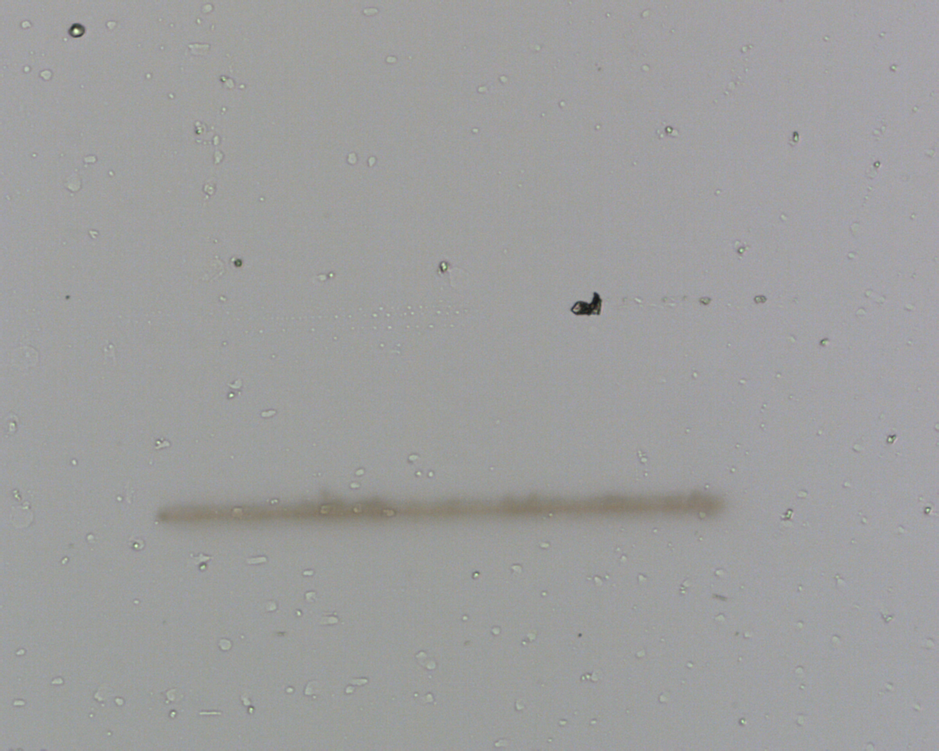
#> input picture 2026.3.6/med/laser_line_X20_Y3795_P0.0634W_20260301_155821.png, 939 x 751 px, shrunk from 1280 x 1024 before the run
$ python tes.py
#> lines starting #> are read from the running program, lines starting #| are printed output that depends on the picture; after the words box and inside, x2 and y2 are one past the last pixel; in counts of white or black regions, pixels touching at a corner belong together
import cv2
import numpy as np
import matplotlib.pyplot as plt

def measure_line_width(image_path, threshold_val=100):
    # 1. 读取图像（支持中文路径）
#> called with threshold_val = 100
    img = cv2.imdecode(np.fromfile(image_path, dtype=np.uint8), cv2.IMREAD_COLOR)
#> img is the input picture: shape (751, 939, 3); mean B, G, R 158.1, 158.5, 158.1
    if img is None:
        print(f"错误：无法读取图片文件 {image_path}")
        return "图片读取失败"
    gray = cv2.cvtColor(img, cv2.COLOR_BGR2GRAY)

    # 2. 二值化 (反转图像：让线变成白色 255，背景变成黑色 0)
    # 因为原图中线是深色的，背景是浅色的
    _, binary = cv2.threshold(gray, threshold_val, 255, cv2.THRESH_BINARY_INV)
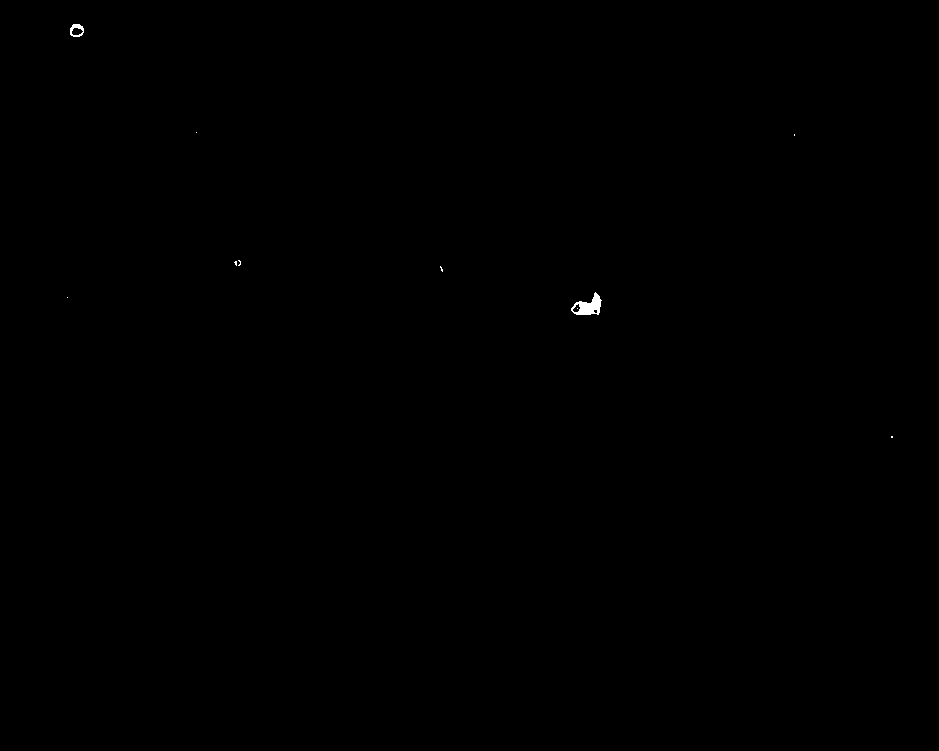
#> binary: shape (751, 939); 0.07% white; 10 white regions (8 under 20 px), largest, box (x1, y1, x2, y2) and area: (571, 292, 602, 315) 363, (70, 24, 84, 37) 96

    # 3. 去噪：形态学闭运算（填充线内部细小缝隙）
    kernel = np.ones((3,3), np.uint8)
    binary = cv2.morphologyEx(binary, cv2.MORPH_CLOSE, kernel)
#> binary: shape (751, 939); 0.07% white; 8 white regions (5 under 20 px), largest, box (x1, y1, x2, y2) and area: (571, 292, 602, 315) 381, (70, 24, 84, 37) 97, (234, 260, 241, 266) 31

    # 4. 测量线宽
    # 我们对每一列进行扫描，计算白色像素的数量
    widths = np.sum(binary == 255, axis=0)
#> widths = 939 values, max 22 at index 595, min 0 at index 0, mean 0.56

    # 过滤掉宽度为0的部分（即没有线的地方）
    valid_widths = widths[widths > 0]
#> valid_widths = 60 values, max 22 at index 50, min 1 at index 0, mean 8.77

    if len(valid_widths) == 0:
        return "未检测到线条，请调整阈值。"

    avg_width_px = np.mean(valid_widths)
#> avg_width_px = 8.77
    std_width_px = np.std(valid_widths)
#> std_width_px = 5.57

    return avg_width_px, std_width_px, binary, valid_widths

# --- 执行 ---
# 注意：你需要根据图片实际明暗调整 threshold_val
file_path = 'D:\\ccd\\screenshots\\med\\laser_line_X20_Y3795_P0.0634W_20260301_155821.png'
avg, std, processed_img, width_data = measure_line_width(file_path, 100)
#> avg = 8.77; std = 5.57; width_data has the same summary as valid_widths in measure_line_width

print(f"平均线宽: {avg:.2f} 像素")
#| 平均线宽: 8.77 像素
print(f"标准差: {std:.2f} 像素")
#| 标准差: 5.57 像素

# 可视化结果
plt.figure(figsize=(12, 6))
plt.subplot(121), plt.imshow(processed_img, cmap='gray'), plt.title('Binarized Line')
plt.subplot(122), plt.plot(width_data), plt.title('Width Distribution (px)')
plt.ylabel('Width (pixels)'), plt.xlabel('Position along the line')
plt.show()
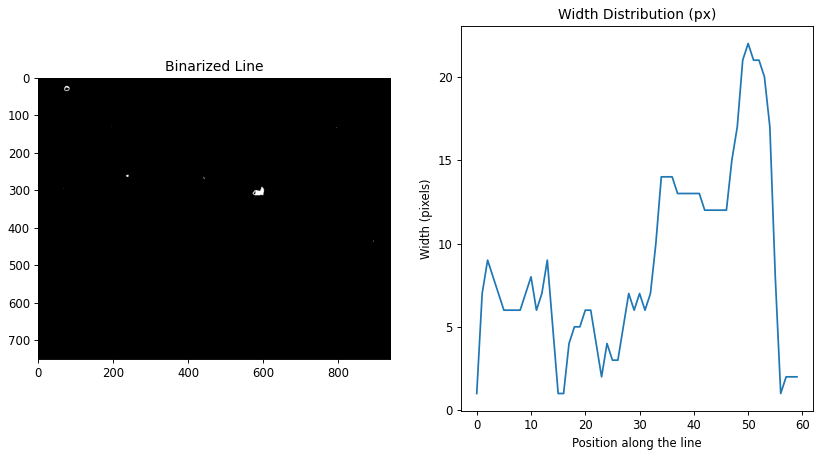
#> figure drawn by matplotlib, 2 panels; panel 2: curve peaks at x = 50, y = 22

$ run again, with 2026.3.6/med/laser_line_X101_Y3795_P0.0632W_20260301_160838.png copied over 2026.3.6/med/laser_line_X20_Y3795_P0.0634W_20260301_155821.png
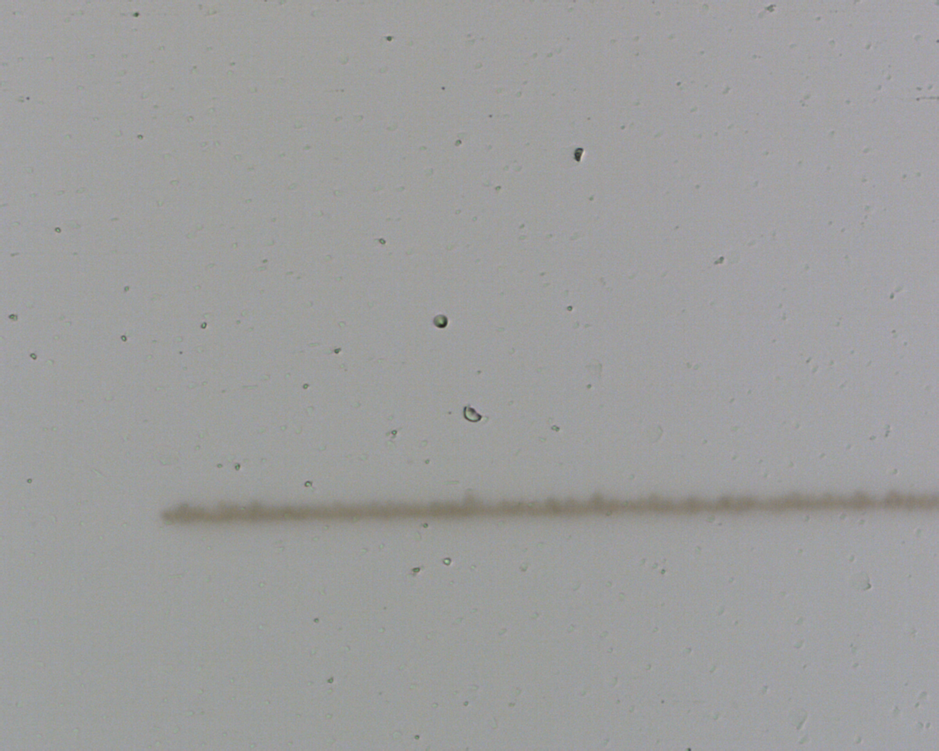
#> input picture 2026.3.6/med/laser_line_X101_Y3795_P0.0632W_20260301_160838.png, 939 x 751 px, shrunk from 1280 x 1024 before the run
#> in measure_line_width, img is the input picture: shape (751, 939, 3); mean B, G, R 157.2, 157.7, 157.3
#> widths = 939 values, max 13 at index 578, min 0 at index 0, mean 0.224
#> valid_widths = 46 values, max 13 at index 40, min 1 at index 2, mean 4.57
#> avg_width_px = 4.57
#> std_width_px = 3.29
#> avg = 4.57; std = 3.29; width_data has the same summary as valid_widths in measure_line_width
#| 平均线宽: 4.57 像素
#| 标准差: 3.29 像素
#> `plt.show()`:
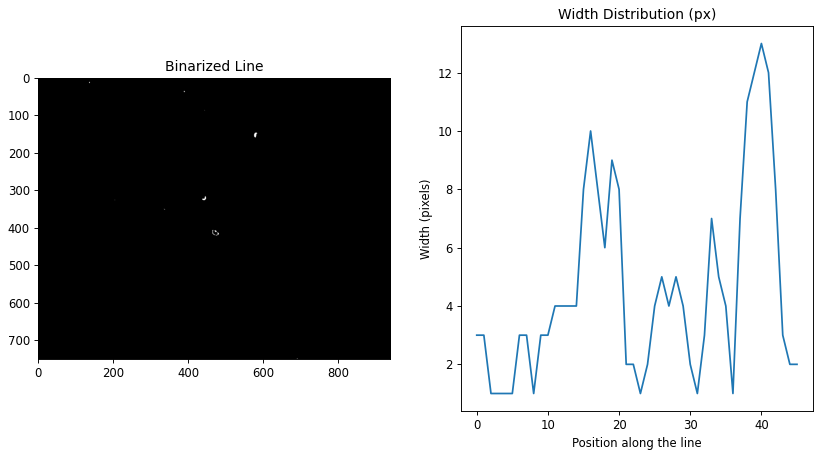
#> figure drawn by matplotlib, 2 panels; panel 2: curve peaks at x = 40, y = 13

$ run again, with 2026.3.6/med/laser_line_X104_Y3795_P0.0635W_20260301_160856.png copied over 2026.3.6/med/laser_line_X20_Y3795_P0.0634W_20260301_155821.png
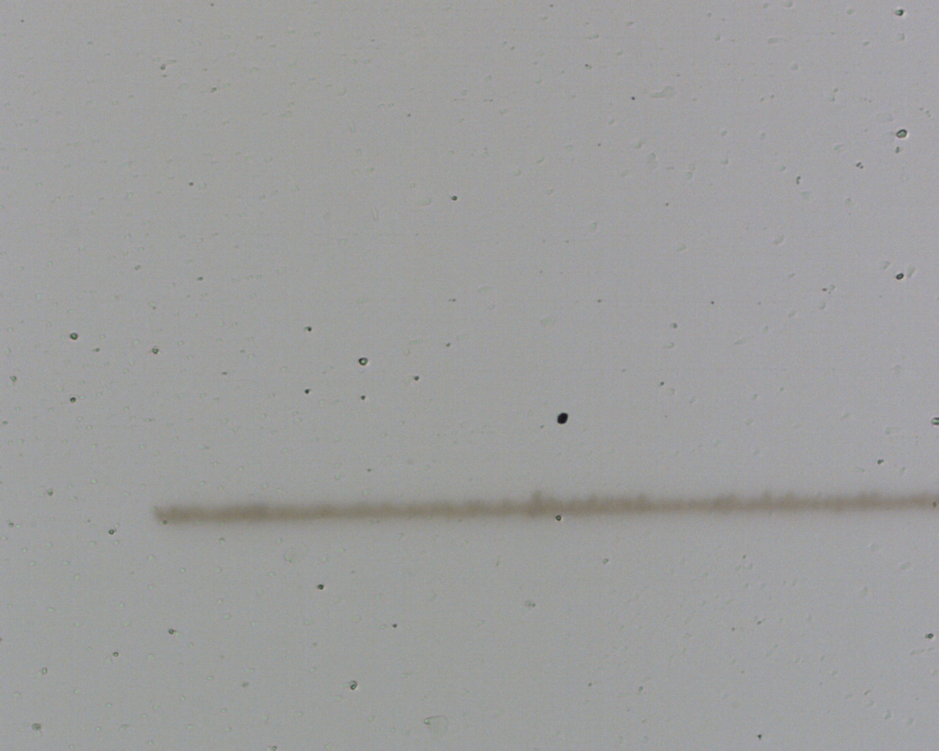
#> input picture 2026.3.6/med/laser_line_X104_Y3795_P0.0635W_20260301_160856.png, 939 x 751 px, shrunk from 1280 x 1024 before the run
#> in measure_line_width, img is the input picture: shape (751, 939, 3); mean B, G, R 157.3, 157.7, 157.4
#> widths = 939 values, max 14 at index 559, min 0 at index 0, mean 0.347
#> valid_widths = 78 values, max 14 at index 45, min 1 at index 6, mean 4.18
#> avg_width_px = 4.18
#> std_width_px = 3.43
#> avg = 4.18; std = 3.43; width_data has the same summary as valid_widths in measure_line_width
#| 平均线宽: 4.18 像素
#| 标准差: 3.43 像素
#> `plt.show()`:
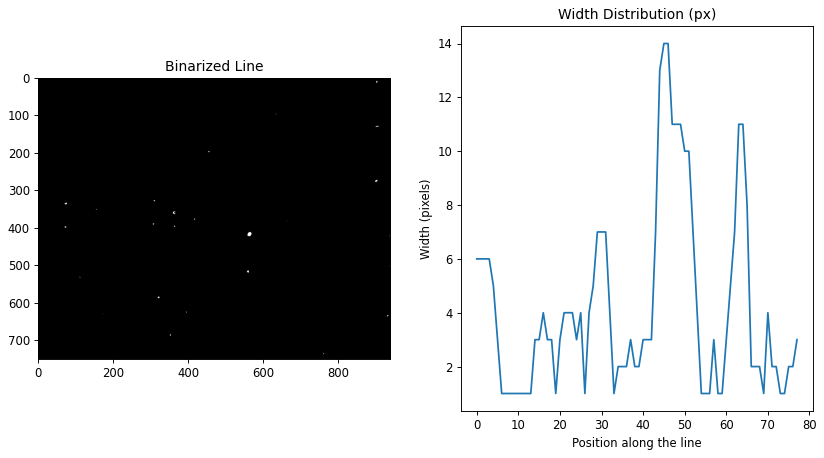
#> figure drawn by matplotlib, 2 panels; panel 2: curve peaks at x = 45, y = 14
